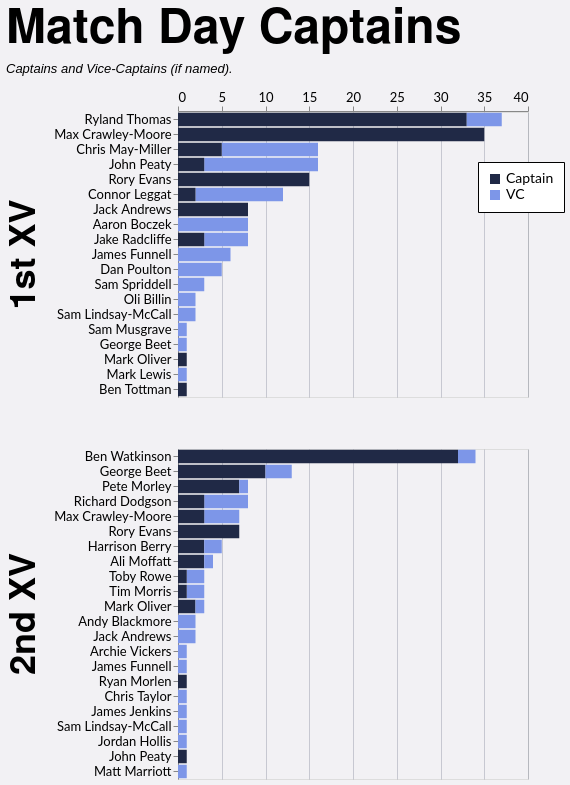

Here is the Vega-Lite specification saved for this chart:
### Vega-Lite specification from a JSON file in a GitHub repository (floating-point values rounded to 4 significant figures)
{"config": {"axis": {"labelFont": "Lato, sans-serif", "titleFont": "PT Sans Narrow, Helvetica Neue, Helvetica, Arial, sans-serif", "labelFontSize": 13, "titleFontSize": 24, "gridColor": "#202947", "gridOpacity": 0.2}, "header": {"labelFont": "PT Sans Narrow, Helvetica Neue, Helvetica, Arial, sans-serif", "titleFont": "PT Sans Narrow, Helvetica Neue, Helvetica, Arial, sans-serif", "labelFontSize": 24, "titleFontSize": 28, "labelFontWeight": "bold", "orient": "left"}, "legend": {"labelFont": "Lato, sans-serif", "titleFont": "PT Sans Narrow, Helvetica Neue, Helvetica, Arial, sans-serif", "labelFontSize": 14, "titleFontSize": 16, "titlePadding": 5, "fillColor": "white", "strokeColor": "black", "padding": 10, "titleFontWeight": "lighter", "titleFontStyle": "italic", "titleColor": "gray", "offset": 10}, "title": {"font": "PT Sans Narrow, Helvetica Neue, Helvetica, Arial, sans-serif", "fontSize": 48, "fontWeight": "bold", "anchor": "start", "align": "center", "titlePadding": 20, "subtitlePadding": 10, "subtitleFontSize": 13, "subtitleColor": "", "subtitleFontStyle": "italic", "offset": 15, "color": "black"}, "axisX": {"labelAngle": 0}, "facet": {"title": null, "header": null, "align": {"row": "each", "column": "each"}}, "resolve": {"scale": {"y": "independent", "facet": "independent"}}, "background": "#f2f1f4"}, "data": {"name": "data-d48c4dce9e927bbafb83c73bb7a09449"}, "mark": {"type": "bar"}, "encoding": {"color": {"field": "is_captain", "legend": {"labelExpr": "datum.value ? 'Captain' : 'VC'", "legendX": 300, "legendY": 50, "orient": "none", "title": null}, "scale": {"domain": [true, false], "range": ["#202946", "#7d96e8"]}, "type": "nominal"}, "order": {"field": "is_captain", "sort": "descending", "type": "nominal"}, "row": {"field": "squad", "header": {"labelExpr": "datum.value + ' XV'", "labelFontSize": 36, "title": null}, "spacing": 50, "title": null, "type": "nominal"}, "tooltip": [{"field": "player", "type": "nominal"}, {"field": "squad", "type": "nominal"}, {"aggregate": "sum", "field": "games", "type": "quantitative"}, {"field": "is_captain", "type": "nominal"}], "x": {"aggregate": "sum", "axis": {"orient": "top", "title": null}, "field": "games", "type": "quantitative"}, "y": {"field": "player", "sort": "-x", "title": null, "type": "nominal"}}, "height": {"step": 15}, "resolve": {"scale": {"y": "independent"}}, "title": {"text": "Match Day Captains", "subtitle": "Captains and Vice-Captains (if named)."}, "width": 350, "$schema": "https://vega.github.io/schema/vega-lite/v5.20.1.json", "datasets": {"data-d48c4dce9e927bbafb83c73bb7a09449": [{"player": "Ryland Thomas", "squad": "1st", "season": "2024/25", "game_type": "League", "is_captain": true, "games": 15}, {"player": "Max Crawley-Moore", "squad": "1st", "season": "2022/23", "game_type": "League", "is_captain": true, "games": 15}, {"player": "Ryland Thomas", "squad": "1st", "season": "2023/24", "game_type": "League", "is_captain": true, "games": 13}, {"player": "Rory Evans", "squad": "1st", "season": "2025/26", "game_type": "League", "is_captain": true, "games": 11}, {"player": "Chris May-Miller", "squad": "1st", "season": "2024/25", "game_type": "League", "is_captain": false, "games": 9}, {"player": "Ben Watkinson", "squad": "2nd", "season": "2023/24", "game_type": "League", "is_captain": true, "games": 9}, {"player": "Ben Watkinson", "squad": "2nd", "season": "2021/22", "game_type": "League", "is_captain": true, "games": 9}, {"player": "Connor Leggat", "squad": "1st", "season": "2023/24", "game_type": "League", "is_captain": false, "games": 9}, {"player": "Ben Watkinson", "squad": "2nd", "season": "2022/23", "game_type": "League", "is_captain": true, "games": 9}, {"player": "Max Crawley-Moore", "squad": "1st", "season": "2021/22", "game_type": "League", "is_captain": true, "games": 8}, {"player": "George Beet", "squad": "2nd", "season": "2025/26", "game_type": "League", "is_captain": true, "games": 6}, {"player": "Jack Andrews", "squad": "1st", "season": "2021/22", "game_type": "Friendly", "is_captain": true, "games": 5}, {"player": "Max Crawley-Moore", "squad": "1st", "season": "2023/24", "game_type": "League", "is_captain": true, "games": 5}, {"player": "Dan Poulton", "squad": "1st", "season": "2023/24", "game_type": "League", "is_captain": false, "games": 5}, {"player": "Chris May-Miller", "squad": "1st", "season": "2024/25", "game_type": "League", "is_captain": true, "games": 5}, {"player": "John Peaty", "squad": "1st", "season": "2021/22", "game_type": "League", "is_captain": false, "games": 4}, {"player": "Pete Morley", "squad": "2nd", "season": "2024/25", "game_type": "League", "is_captain": true, "games": 4}, {"player": "John Peaty", "squad": "1st", "season": "2022/23", "game_type": "League", "is_captain": false, "games": 4}, {"player": "Max Crawley-Moore", "squad": "2nd", "season": "2023/24", "game_type": "League", "is_captain": false, "games": 4}, {"player": "Aaron Boczek", "squad": "1st", "season": "2025/26", "game_type": "League", "is_captain": false, "games": 4}, {"player": "Jake Radcliffe", "squad": "1st", "season": "2025/26", "game_type": "League", "is_captain": false, "games": 3}, {"player": "Max Crawley-Moore", "squad": "1st", "season": "2022/23", "game_type": "Cup", "is_captain": true, "games": 3}, {"player": "Ryland Thomas", "squad": "1st", "season": "2023/24", "game_type": "Cup", "is_captain": true, "games": 3}, {"player": "Richard Dodgson", "squad": "2nd", "season": "2022/23", "game_type": "League", "is_captain": false, "games": 3}, {"player": "Rory Evans", "squad": "1st", "season": "2025/26", "game_type": "Cup", "is_captain": true, "games": 3}, {"player": "John Peaty", "squad": "1st", "season": "2024/25", "game_type": "League", "is_captain": false, "games": 3}, {"player": "Pete Morley", "squad": "2nd", "season": "2024/25", "game_type": "Friendly", "is_captain": true, "games": 3}, {"player": "Ryland Thomas", "squad": "1st", "season": "2023/24", "game_type": "League", "is_captain": false, "games": 3}, {"player": "Rory Evans", "squad": "2nd", "season": "2024/25", "game_type": "Friendly", "is_captain": true, "games": 3}, {"player": "Sam Spriddell", "squad": "1st", "season": "2024/25", "game_type": "League", "is_captain": false, "games": 3}, {"player": "Harrison Berry", "squad": "2nd", "season": "2025/26", "game_type": "League", "is_captain": true, "games": 3}, {"player": "Jack Andrews", "squad": "1st", "season": "2021/22", "game_type": "League", "is_captain": true, "games": 3}, {"player": "Rory Evans", "squad": "2nd", "season": "2024/25", "game_type": "League", "is_captain": true, "games": 3}, {"player": "Jake Radcliffe", "squad": "1st", "season": "2025/26", "game_type": "League", "is_captain": true, "games": 3}, {"player": "James Funnell", "squad": "1st", "season": "2021/22", "game_type": "Friendly", "is_captain": false, "games": 3}, {"player": "Max Crawley-Moore", "squad": "2nd", "season": "2024/25", "game_type": "League", "is_captain": true, "games": 2}, {"player": "Toby Rowe", "squad": "2nd", "season": "2021/22", "game_type": "League", "is_captain": false, "games": 2}, {"player": "Jake Radcliffe", "squad": "1st", "season": "2025/26", "game_type": "Cup", "is_captain": false, "games": 2}, {"player": "Harrison Berry", "squad": "2nd", "season": "2025/26", "game_type": "League", "is_captain": false, "games": 2}, {"player": "Max Crawley-Moore", "squad": "1st", "season": "2021/22", "game_type": "Cup", "is_captain": true, "games": 2}, {"player": "Ben Watkinson", "squad": "2nd", "season": "2022/23", "game_type": "Friendly", "is_captain": true, "games": 2}, {"player": "Ryland Thomas", "squad": "1st", "season": "2024/25", "game_type": "Cup", "is_captain": true, "games": 2}, {"player": "Ali Moffatt", "squad": "2nd", "season": "2021/22", "game_type": "League", "is_captain": true, "games": 2}, {"player": "James Funnell", "squad": "1st", "season": "2021/22", "game_type": "League", "is_captain": false, "games": 2}, {"player": "George Beet", "squad": "2nd", "season": "2024/25", "game_type": "League", "is_captain": true, "games": 2}, {"player": "Chris May-Miller", "squad": "1st", "season": "2024/25", "game_type": "Cup", "is_captain": false, "games": 2}, {"player": "George Beet", "squad": "2nd", "season": "2025/26", "game_type": "Cup", "is_captain": true, "games": 2}, {"player": "Andy Blackmore", "squad": "2nd", "season": "2021/22", "game_type": "League", "is_captain": false, "games": 2}, {"player": "Richard Dodgson", "squad": "2nd", "season": "2021/22", "game_type": "League", "is_captain": false, "games": 2}, {"player": "Ben Watkinson", "squad": "2nd", "season": "2021/22", "game_type": "Friendly", "is_captain": true, "games": 2}, {"player": "Tim Morris", "squad": "2nd", "season": "2023/24", "game_type": "League", "is_captain": false, "games": 2}, {"player": "Jack Andrews", "squad": "2nd", "season": "2023/24", "game_type": "League", "is_captain": false, "games": 2}, {"player": "Aaron Boczek", "squad": "1st", "season": "2023/24", "game_type": "Cup", "is_captain": false, "games": 1}, {"player": "Connor Leggat", "squad": "1st", "season": "2025/26", "game_type": "League", "is_captain": false, "games": 1}, {"player": "Max Crawley-Moore", "squad": "1st", "season": "2023/24", "game_type": "Friendly", "is_captain": true, "games": 1}, {"player": "Sam Musgrave", "squad": "1st", "season": "2023/24", "game_type": "League", "is_captain": false, "games": 1}, {"player": "Richard Dodgson", "squad": "2nd", "season": "2022/23", "game_type": "Cup", "is_captain": true, "games": 1}, {"player": "Tim Morris", "squad": "2nd", "season": "2024/25", "game_type": "League", "is_captain": true, "games": 1}, {"player": "Archie Vickers", "squad": "2nd", "season": "2023/24", "game_type": "Friendly", "is_captain": false, "games": 1}, {"player": "Max Crawley-Moore", "squad": "1st", "season": "2021/22", "game_type": "Friendly", "is_captain": true, "games": 1}, {"player": "Connor Leggat", "squad": "1st", "season": "2023/24", "game_type": "League", "is_captain": true, "games": 1}, {"player": "Oli Billin", "squad": "1st", "season": "2023/24", "game_type": "Cup", "is_captain": false, "games": 1}, {"player": "George Beet", "squad": "1st", "season": "2025/26", "game_type": "Friendly", "is_captain": false, "games": 1}, {"player": "Ali Moffatt", "squad": "2nd", "season": "2021/22", "game_type": "Cup", "is_captain": true, "games": 1}, {"player": "James Funnell", "squad": "2nd", "season": "2023/24", "game_type": "League", "is_captain": false, "games": 1}, {"player": "Rory Evans", "squad": "2nd", "season": "2024/25", "game_type": "Cup", "is_captain": true, "games": 1}, {"player": "Mark Oliver", "squad": "2nd", "season": "2023/24", "game_type": "League", "is_captain": true, "games": 1}, {"player": "Ben Watkinson", "squad": "2nd", "season": "2021/22", "game_type": "Cup", "is_captain": false, "games": 1}, {"player": "Ben Watkinson", "squad": "2nd", "season": "2022/23", "game_type": "League", "is_captain": false, "games": 1}, {"player": "Ryan Morlen", "squad": "2nd", "season": "2023/24", "game_type": "League", "is_captain": true, "games": 1}, {"player": "Max Crawley-Moore", "squad": "2nd", "season": "2023/24", "game_type": "League", "is_captain": true, "games": 1}, {"player": "John Peaty", "squad": "1st", "season": "2024/25", "game_type": "League", "is_captain": true, "games": 1}, {"player": "Sam Lindsay-McCall", "squad": "1st", "season": "2021/22", "game_type": "Friendly", "is_captain": false, "games": 1}, {"player": "James Funnell", "squad": "1st", "season": "2025/26", "game_type": "Friendly", "is_captain": false, "games": 1}, {"player": "Chris Taylor", "squad": "2nd", "season": "2021/22", "game_type": "Friendly", "is_captain": false, "games": 1}, {"player": "Toby Rowe", "squad": "2nd", "season": "2021/22", "game_type": "Cup", "is_captain": true, "games": 1}, {"player": "Ali Moffatt", "squad": "2nd", "season": "2021/22", "game_type": "League", "is_captain": false, "games": 1}, {"player": "George Beet", "squad": "2nd", "season": "2024/25", "game_type": "League", "is_captain": false, "games": 1}, {"player": "John Peaty", "squad": "1st", "season": "2023/24", "game_type": "League", "is_captain": true, "games": 1}, {"player": "James Jenkins", "squad": "2nd", "season": "2022/23", "game_type": "Friendly", "is_captain": false, "games": 1}, {"player": "Ben Watkinson", "squad": "2nd", "season": "2023/24", "game_type": "Friendly", "is_captain": true, "games": 1}, {"player": "John Peaty", "squad": "1st", "season": "2021/22", "game_type": "Cup", "is_captain": false, "games": 1}, {"player": "Aaron Boczek", "squad": "1st", "season": "2023/24", "game_type": "League", "is_captain": false, "games": 1}, {"player": "Aaron Boczek", "squad": "1st", "season": "2025/26", "game_type": "Cup", "is_captain": false, "games": 1}, {"player": "Ryland Thomas", "squad": "1st", "season": "2023/24", "game_type": "Cup", "is_captain": false, "games": 1}, {"player": "Oli Billin", "squad": "1st", "season": "2023/24", "game_type": "Friendly", "is_captain": false, "games": 1}, {"player": "George Beet", "squad": "2nd", "season": "2021/22", "game_type": "League", "is_captain": false, "games": 1}, {"player": "Pete Morley", "squad": "2nd", "season": "2021/22", "game_type": "League", "is_captain": false, "games": 1}, {"player": "Mark Oliver", "squad": "2nd", "season": "2023/24", "game_type": "League", "is_captain": false, "games": 1}, {"player": "Sam Lindsay-McCall", "squad": "2nd", "season": "2024/25", "game_type": "Friendly", "is_captain": false, "games": 1}, {"player": "Jordan Hollis", "squad": "2nd", "season": "2021/22", "game_type": "League", "is_captain": false, "games": 1}, {"player": "Richard Dodgson", "squad": "2nd", "season": "2022/23", "game_type": "League", "is_captain": true, "games": 1}, {"player": "Connor Leggat", "squad": "1st", "season": "2023/24", "game_type": "Friendly", "is_captain": true, "games": 1}, {"player": "Mark Oliver", "squad": "1st", "season": "2023/24", "game_type": "Cup", "is_captain": true, "games": 1}, {"player": "John Peaty", "squad": "2nd", "season": "2024/25", "game_type": "League", "is_captain": true, "games": 1}, {"player": "Mark Lewis", "squad": "1st", "season": "2025/26", "game_type": "League", "is_captain": false, "games": 1}, {"player": "Mark Oliver", "squad": "2nd", "season": "2023/24", "game_type": "Friendly", "is_captain": true, "games": 1}, {"player": "Matt Marriott", "squad": "2nd", "season": "2021/22", "game_type": "League", "is_captain": false, "games": 1}, {"player": "Rory Evans", "squad": "1st", "season": "2025/26", "game_type": "Friendly", "is_captain": true, "games": 1}, {"player": "George Beet", "squad": "2nd", "season": "2024/25", "game_type": "Friendly", "is_captain": false, "games": 1}, {"player": "Richard Dodgson", "squad": "2nd", "season": "2021/22", "game_type": "League", "is_captain": true, "games": 1}, {"player": "John Peaty", "squad": "1st", "season": "2022/23", "game_type": "League", "is_captain": true, "games": 1}, {"player": "Ben Tottman", "squad": "1st", "season": "2024/25", "game_type": "League", "is_captain": true, "games": 1}, {"player": "Aaron Boczek", "squad": "1st", "season": "2022/23", "game_type": "League", "is_captain": false, "games": 1}, {"player": "John Peaty", "squad": "1st", "season": "2021/22", "game_type": "Friendly", "is_captain": false, "games": 1}, {"player": "Sam Lindsay-McCall", "squad": "1st", "season": "2023/24", "game_type": "Friendly", "is_captain": false, "games": 1}]}}
